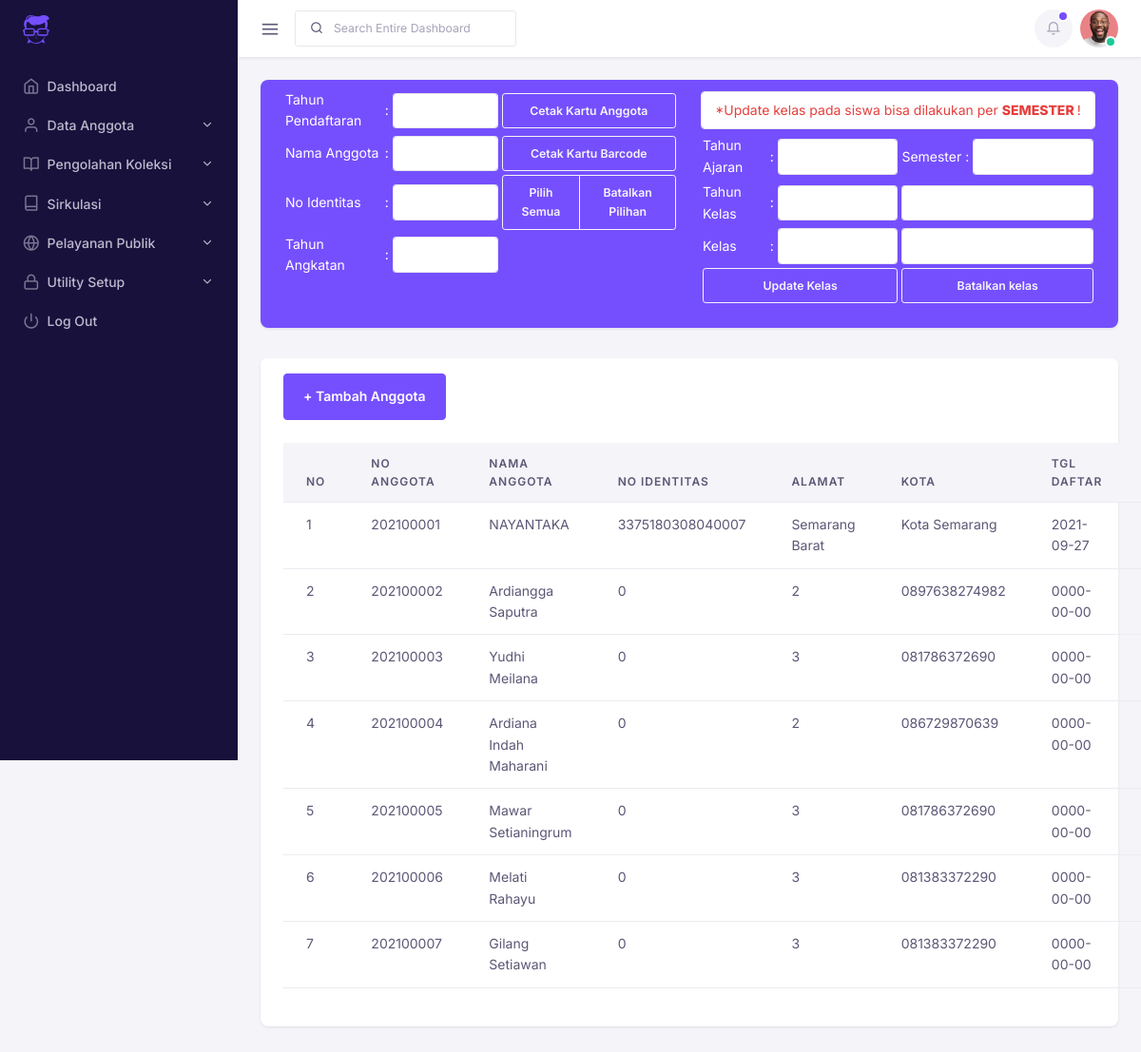
Page /daftar_anggota.php on the committed database.
### tables this page shows
CREATE TABLE `anggota` (
  `id_anggota` int(11) NOT NULL,
  `no_anggota` varchar(9) NOT NULL,
  `nama_anggota` varchar(100) NOT NULL,
  `jenis_kelamin` varchar(1) NOT NULL,
  `no_identitas` varchar(16) NOT NULL,
  `alamat_anggota` varchar(100) NOT NULL,
  `kota` varchar(50) NOT NULL,
  `tgl_daftar` date NOT NULL,
  `tgl_berakhir` date NOT NULL,
  `status` varchar(1) NOT NULL,
  `id_kls` varchar(3) NOT NULL
);

### function.php (called while the page is built, shortened)
<?php
include 'config.php';
function query($query)
{
    global $conn;
    $result = mysqli_query($conn, $query);
    $rows = [];
    while ($row = mysqli_fetch_assoc($result)) {
        $rows[] = $row;
    }
    return $rows;
}
function kd_anggota()
{
    $anggota = query("SELECT MAX(id_anggota) AS kd_anggota FROM anggota;");
}

### daftar_anggota.php (the view, shortened to what this page needs)
<?php include 'function.php';
$anggota = query("SELECT * FROM anggota INNER JOIN kelas ON anggota.id_kls = kelas.id_kelas");
include 'header.php';
?>
<div class="container-fluid p-4">
    <div class="col-md-12 col-12 mb-5">
        <div class="card bg-primary text-white mb-5">
            <div class="card-body pt-2">
                <div class="row">
                    <div class="col-md-6">
                        <div class="row">
                            <div class="col-md-12">
                                <table width="100%" cellpadding="2" cellspacing="0">
                                    <tr>
                                        <td>Tahun Pendaftaran</td>
                                        <td>:</td>
                                        <td>
                                            <input type="text" class="form-control form-control-sm" name="">
                                        </td>
                                        <td>
                                            <div class="d-grid gap-2">
                                                <button class="btn btn-outline-light btn-sm" type="button">Cetak Kartu Anggota</button>
                                            </div>
                                        </td>
                                    </tr>
                                    <tr>
                                        <td>Nama Anggota</td>
                                        <td>:</td>
                                        <td>
                                            <input type="text" class="form-control form-control-sm" name="">
                                        </td>
                                        <td>
                                            <div class="d-grid gap-2">
                                                <button class="btn btn-outline-light btn-sm" type="button">Cetak Kartu Barcode</button>
                                            </div>
                                        </td>
                                    </tr>
                                    <tr>
                                        <td>No Identitas</td>
                                        <td>:</td>
                                        <td>
                                            <input type="text" class="form-control form-control-sm" name="">
                                        </td>
                                        <td>
                                            <div class="d-grid gap-2">
                                                <div class="btn-group" role="group" aria-label="Basic example">
                                                    <button type="button" class="btn btn-outline-light btn-sm">Pilih Semua</button>
                                                    <button type="button" class="btn btn-outline-light btn-sm">Batalkan Pilihan</button>
                                                </div>
                                            </div>
                                        </td>
                                    </tr>
                                    <tr>
                                        <td>Tahun Angkatan</td>
                                        <td>:</td>
                                        <td>
                                            <input type="text" class="form-control form-control-sm" name="">
                                        </td>
                                        <td></td>
                                    </tr>
                                </table>
                            </div>
                        </div>
                    </div>
                    <div class="col-md-6 mt-1">
                        <span class="bg-white d-block text-center p-2 text-danger form-control">*Update kelas pada siswa bisa dilakukan per <b>SEMESTER </b>!</span>
                        <table class="mt-1" width="100%" cellpadding="2" cellspacing="0">
                            <tr>
                                <td>Tahun Ajaran</td>
                                <td>:</td>
                                <td>
                                    <input type="text" class="form-control form-control-sm">
                                </td>
                                <td>Semester</td>
                                <td>:</td>
                                <td>
                                    <div class="d-grid gap-2">
                                        <input type="text" class="form-control form-control-sm">
                                    </div>
                                </td>
                            </tr>
                            <tr>
                                <td>Tahun Kelas</td>
                                <td>:</td>
                                <td>
                                    <input type="text" class="form-control form-control-sm">
                                </td>
                                <td colspan="3">
                                    <div class="d-grid gap-2">
                                        <input type="text" class="form-control form-control-sm">
                                    </div>
                                </td>
                            </tr>
                            <tr>
                                <td>Kelas</td>
                                <td>:</td>
                                <td>
                                    <input type="text" class="form-control form-control-sm">
                                </td>
                                <td colspan="3">
                                    <div class="d-grid gap-2">
                                        <input type="text" class="form-control form-control-sm">
                                    </div>
                                </td>
                            </tr>
                            <tr>
                                <td colspan="3">
                                    <div class="d-grid gap-2">
                                        <button class="btn btn-outline-light btn-sm" type="button">Update Kelas</button>
                                    </div>
                                </td>
                                <td colspan="3">
                                    <div class="d-grid gap-2">
                                        <button class="btn btn-outline-light btn-sm" type="button">Batalkan kelas</button>
                                    </div>
                                </td>
                            </tr>
                        </table>
                    </div>
                </div>
            </div>
        </div>
        <div class="col-md-12 col-12 mb-5">
            <div class="card">
                <div class="card-header border-bottom-0">
                                                            <input type="text" class="form-control form-control-sm" name="" value="<?= kd_anggota(); ?>">
                    <a class="btn btn-primary" data-bs-toggle="modal" href="#exampleModalToggle" role="button">+ Tambah Anggota</a>
                </div>
                <div class="card-body pt-2">
                    <table id="dataTableBasic" class="table" style="width:100%">
                        <thead class="table-light">
                            <tr>
                                <th>No</th>
                                <th>No Anggota</th>
                                <th>Nama Anggota</th>
                                <th>No Identitas</th>
                                <th>Alamat</th>
                                <th>Kota</th>
                                <th>Tgl Daftar</th>
                                <th>Masa Aktif</th>
                            </tr>
                        </thead>
                        <tbody>
                            <?php $no = 1 ?>
                            <?php foreach ($anggota as $row) : ?>
                                <tr>
                                    <td>
                                        <?= $no; ?>
                                    </td>
                                    <td>
                                        <?= $row["no_anggota"]; ?>
                                    </td>
                                    <td>
                                        <?= $row["nama_anggota"]; ?>
                                    </td>
                                    <td>
                                        <?= $row["no_identitas"]; ?>
                                    </td>
                                    <td>
                                        <?= $row["alamat_anggota"]; ?>
                                    </td>
                                    <td>
                                        <?= $row["kota"]; ?>
                                    </td>
                                    <td>
                                        <?= $row["tgl_daftar"]; ?>
                                    </td>
                                    <td class="text-muted align-middle border-top-0">
                                    </td>
                                </tr>
                                <?php $no++ ?>
                            <?php endforeach; ?>
                        </tbody>
                    </table>
                </div>
            </div>
        </div>
    </div>
</div>
<?php include 'footer.php'; ?>

### header.php (shortened to what this page needs)
<!DOCTYPE html>
<html lang="en">
<head>
    <link href="assets/fonts/feather/feather.css" rel="stylesheet" />
    <link href="assets/libs/bootstrap-icons/font/bootstrap-icons.css" rel="stylesheet" />
    <link href="assets/libs/dragula/dist/dragula.min.css" rel="stylesheet" />
    <link href="assets/libs/@mdi/font/css/materialdesignicons.min.css" rel="stylesheet" />
    <link href="assets/libs/prismjs/themes/prism.css" rel="stylesheet" />
    <link href="assets/libs/dropzone/dist/dropzone.css" rel="stylesheet" />
    <link href="assets/libs/magnific-popup/dist/magnific-popup.css" rel="stylesheet" />
    <link href="assets/libs/bootstrap-select/dist/css/bootstrap-select.min.css" rel="stylesheet">
    <link href="assets/libs/@yaireo/tagify/dist/tagify.css" rel="stylesheet">
    <link href="assets/libs/tiny-slider/dist/tiny-slider.css" rel="stylesheet">
    <link href="assets/libs/tippy.js/dist/tippy.css" rel="stylesheet">
    <link href="assets/libs/datatables.net-bs5/css/dataTables.bootstrap5.min.css" rel="stylesheet">
    <link rel="stylesheet" href="assets/css/theme.min.css">
</head>
<body>
    <div id="db-wrapper">
        <nav class="navbar-vertical navbar">
            <div class="nav-scroller">
                <a class="navbar-brand" href="index.php">
                    <img src="assets/images/brand/logo/logo-icon.svg" alt="Avatar" />
                </a>
                <ul class="navbar-nav flex-column" id="sideNavbar">
                    <li class="nav-item">
                        <a class="nav-link  " href="dashboard.php">
                            <i class="nav-icon fe fe-home me-2"></i> Dashboard
                        </a>
                    </li>
                    <li class="nav-item">
                        <a class="nav-link   collapsed " href="#" data-bs-toggle="collapse" data-bs-target="#data_anggota" aria-expanded="false" aria-controls="data_anggota">
                            <i class="nav-icon fe fe-user me-2"></i> Data Anggota
                        </a>
                    </li>
                    <li class="nav-item ">
                        <a class="nav-link collapsed " href="#" data-bs-toggle="collapse" data-bs-target="#pengolahan_koleksi" aria-expanded="false" aria-controls="pengolahan_koleksi">
                            <i class="nav-icon fe fe-book-open me-2"></i> Pengolahan Koleksi
                        </a>
                    </li>
                    <li class="nav-item">
                        <a class="nav-link collapsed" href="#" data-bs-toggle="collapse" data-bs-target="#sirkulasi" aria-expanded="false" aria-controls="sirkulasi">
                            <i class="nav-icon fe fe-book me-2"></i> Sirkulasi
                        </a>
                    </li>
                    <li class="nav-item">
                        <a class="nav-link  collapsed " href="#" data-bs-toggle="collapse" data-bs-target="#pelayanan_publik" aria-expanded="false" aria-controls="pelayanan_publik">
                            <i class="nav-icon fe fe-globe me-2"></i> Pelayanan Publik
                        </a>
                    </li>
                    <li class="nav-item">
                        <a class="nav-link  collapsed " href="#" data-bs-toggle="collapse" data-bs-target="#utility" aria-expanded="false" aria-controls="utility">
                            <i class="nav-icon fe fe-lock me-2"></i> Utility Setup
                        </a>
                    </li>
                    <li class="nav-item">
                        <a class="nav-link  " href="logout.php">
                            <i class="nav-icon fe fe-power me-2"></i> Log Out
                        </a>
                    </li>
                </ul>
            </div>
        </nav>
        <div id="page-content">
            <div class="header">
                <nav class="navbar-default navbar navbar-expand-lg">
                    <a id="nav-toggle" href="#">
                        <i class="fe fe-menu"></i>
                    </a>
                    <div class="ms-lg-3 d-none d-md-none d-lg-block">
                        <form class="d-flex align-items-center">
                            <span class="position-absolute ps-3 search-icon">
                                <i class="fe fe-search"></i>
                            </span>
                            <input type="search" class="form-control form-control-sm ps-6" placeholder="Search Entire Dashboard" />
                        </form>
                    </div>
                    <ul class="navbar-nav navbar-right-wrap ms-auto d-flex nav-top-wrap">
                        <li class="dropdown stopevent">
                            <a class="btn btn-light btn-icon rounded-circle indicator indicator-primary text-muted" href="#" role="button" id="dropdownNotification" data-bs-toggle="dropdown" aria-haspopup="true" aria-expanded="false">
                                <i class="fe fe-bell"></i>
                            </a>
                        </li>
                        <li class="dropdown ms-2">
                            <a class="rounded-circle" href="#" role="button" id="dropdownUser" data-bs-toggle="dropdown" aria-expanded="false">
                                <div class="avatar avatar-md avatar-indicators avatar-online">
                                    <img alt="avatar" src="assets/images/avatar/avatar-1.jpg" class="rounded-circle" />
                                </div>
                            </a>
                        </li>
                    </ul>
                </nav>
            </div>

### footer.php (shortened to what this page needs)
</div>
</div>
</body>
</html>

### rows in the picture
anggota: no_anggota "202100001", nama_anggota "NAYANTAKA", no_identitas "3375180308040007", alamat_anggota "Semarang Barat", kota "Kota Semarang", tgl_daftar "2021-09-27"
anggota: no_anggota "202100002", nama_anggota "Ardiangga Saputra", no_identitas "0", alamat_anggota "2", kota "0897638274982", tgl_daftar "0000-00-00"
anggota: no_anggota "202100003", nama_anggota "Yudhi Meilana", no_identitas "0", alamat_anggota "3", kota "081786372690", tgl_daftar "0000-00-00"
anggota: no_anggota "202100004", nama_anggota "Ardiana Indah Maharani", no_identitas "0", alamat_anggota "2", kota "086729870639", tgl_daftar "0000-00-00"
anggota: no_anggota "202100005", nama_anggota "Mawar Setianingrum", no_identitas "0", alamat_anggota "3", kota "081786372690", tgl_daftar "0000-00-00"
anggota: no_anggota "202100006", nama_anggota "Melati Rahayu", no_identitas "0", alamat_anggota "3", kota "081383372290", tgl_daftar "0000-00-00"
anggota: no_anggota "202100007", nama_anggota "Gilang Setiawan", no_identitas "0", alamat_anggota "3", kota "081383372290", tgl_daftar "0000-00-00"
